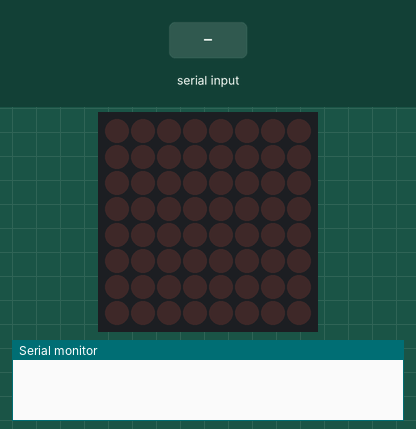
This sketch was run on a simulated Arduino Uno, built with avr-gcc and run on an emulated ATmega328P. On the bench: 8×8 LED matrix, the last lines printed to the serial monitor. Inputs (shaded band) come from the test bench.

Above: at 1.2 s.
1.3 s: "90,45\n" received over Serial
At 2.4 s:
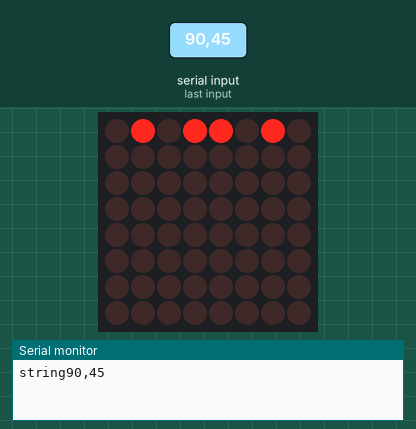
2.8 s: "5\n" received over Serial
At 3.4 s:
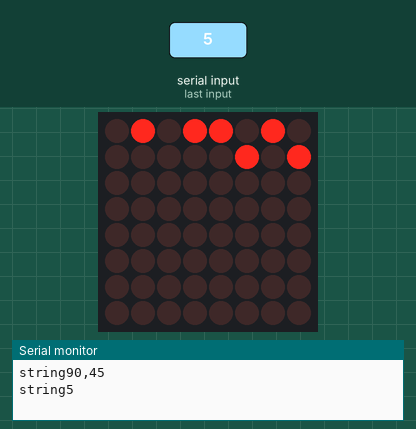
4.3 s: "30,150\n" received over Serial
At 4.7 s:
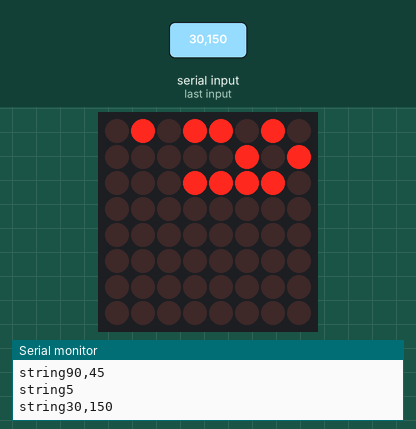
5.8 s: "90\n" received over Serial
At 6.9 s:
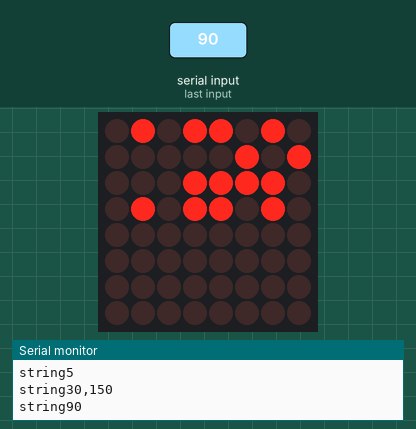
7.3 s: "200\n" received over Serial
At 8.1 s:
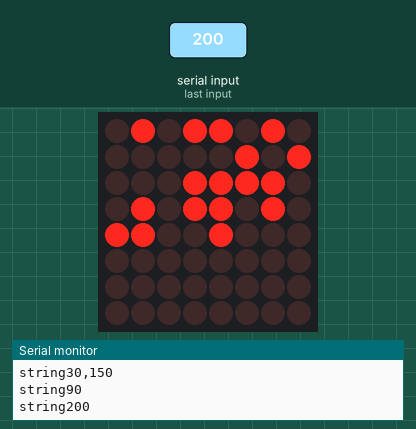
8.8 s: "90,45\n" received over Serial
At 9.3 s:
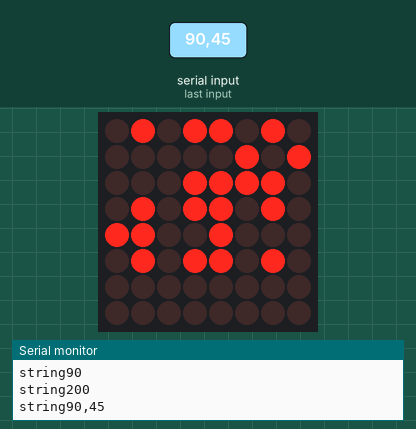
Timing chart, 0 to 11.3 s (numbered marks = the images above; inputs shaded):
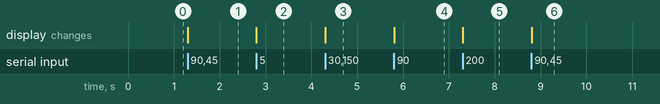

Measured:
- after the input at 1.3 s, the display: changes at once (image 1)
- after the input at 2.8 s, the display: changes at once (image 2)
- after the input at 4.3 s, the display: changes at once (image 3)
- after the input at 5.8 s, the display: changes at once (image 4)
- after the input at 7.3 s, the display: changes at once (image 5)
- after the input at 8.8 s, the display: changes at once (image 6)

The sketch:

writeToMatrixFromProcessing.ino
```cpp
/*
  //adapted from
  Reading a serial ASCII-encoded string.
  created 13 Apr 2012
  by Tom Igoe

  It looks for an ASCII string of comma-separated values.
  and uses them to write to a max 7219 led driver chip
*/
#include "LedControl.h"
String inputString = "";         // a string to hold incoming data
boolean stringComplete = false;

LedControl lc = LedControl(12, 11, 10, 1);
int row = 0;
int col = 7;
int arrayIndex = 0;

void setup() {
  // initialize serial:
  Serial.begin(9600);
  inputString.reserve(200);
  // make the pins outputs:
  lc.shutdown(0, false);
  /* Set the brightness to a medium values */
  lc.setIntensity(0, 8);
  /* and clear the display */
  lc.clearDisplay(0);
}

void loop() {

  if (stringComplete) {
    Serial.println("string"+inputString);
    // Serial.println(inputString);
    lc.setRow(0, row , inputString.toInt());
    row++;
    if (row >= 8) {
      row = 0;
    }
    inputString = "";
    stringComplete = false;
  }
}


void serialEvent() {
  while (Serial.available()) {
    // get the new byte:
    char inChar = (char)Serial.read();
    // add it to the inputString:
    inputString += inChar;
    // if the incoming character is a newline, set a flag
    // so the main loop can do something about it:
    if (inChar == '\n') {
      stringComplete = true;

    }
  }
}
```
